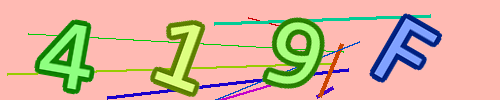
#> input picture second_image.png, 500 x 100 px
$ jupyter execute background_lines_removal.ipynb   (shell and % lines are left out)
#> lines starting #> are read from the running program, lines starting #| are printed output that depends on the picture; after the words box and inside, x2 and y2 are one past the last pixel; in counts of white or black regions, pixels touching at a corner belong together
[cell 1]
from matplotlib import pyplot as plt
import cv2
image = cv2.imread('second_image.png')
#> image is the input picture: shape (100, 500, 3); mean B, G, R 158.1, 178.8, 215.2
plt.imshow(image)
plt.show()

[cell 2]
gray = cv2.cvtColor(image, cv2.COLOR_BGR2GRAY)
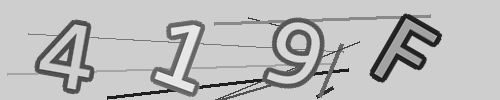
#> gray: shape (100, 500); min 20, max 241, mean 187.5

# blur
blur = cv2.GaussianBlur(gray, (0,0), sigmaX=33, sigmaY=33)
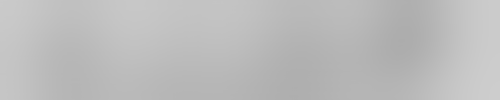
#> blur: shape (100, 500); min 172, max 205, mean 187.3

# divide
divide = cv2.divide(gray, blur, scale=255)
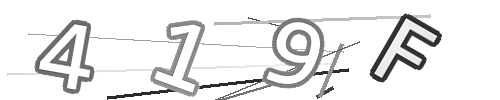
#> divide: shape (100, 500); min 28, max 255, mean 234.4

# otsu threshold
thresh = cv2.threshold(divide, 0, 255, cv2.THRESH_BINARY+cv2.THRESH_OTSU)[1]
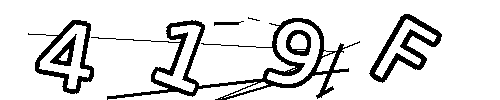
#> thresh: shape (100, 500); 87% white; 7 black regions (1 under 20 px), largest, box (x1, y1, x2, y2) and area: (91, 18, 360, 100) 3397, (369, 14, 442, 83) 1338, (28, 20, 94, 94) 1035, (286, 30, 311, 56) 325, (50, 34, 77, 66) 310, (214, 21, 244, 26) 81

# apply morphology
kernel = cv2.getStructuringElement(cv2.MORPH_RECT, (3,3))
morph = cv2.morphologyEx(thresh, cv2.MORPH_CLOSE, kernel)
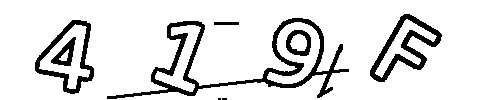
#> morph: shape (100, 500); 88% white; 8 black regions (2 under 20 px), largest, box (x1, y1, x2, y2) and area: (107, 18, 349, 99) 2959, (370, 14, 442, 82) 1330, (35, 20, 94, 94) 1001, (286, 30, 311, 56) 317, (51, 37, 76, 66) 303, (214, 22, 239, 25) 75

$ run again, with first_image.jpg saved as second_image.png
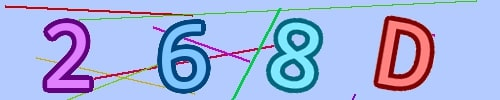
#> input picture first_image.jpg, 500 x 100 px
#> image is the input picture: shape (100, 500, 3); mean B, G, R 223.6, 178, 163.8
#> `thresh = cv2.threshold(divide, 0, 255, cv2.THRESH_BINARY+cv2.THRESH_OT..`:
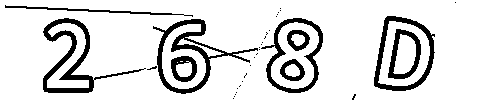
#> thresh: shape (100, 500); 86.6% white; 35 black regions (26 under 20 px), largest, box (x1, y1, x2, y2) and area: (43, 18, 146, 93) 1478, (153, 19, 258, 94) 1411, (374, 16, 435, 91) 995
#> `morph = cv2.morphologyEx(thresh, cv2.MORPH_CLOSE, kernel)`:
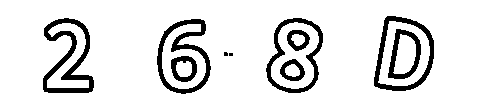
#> morph: shape (100, 500); 88.3% white; 10 black regions (2 under 20 px), largest, box (x1, y1, x2, y2) and area: (43, 18, 94, 93) 1364, (157, 19, 211, 94) 1131, (374, 16, 434, 91) 987
